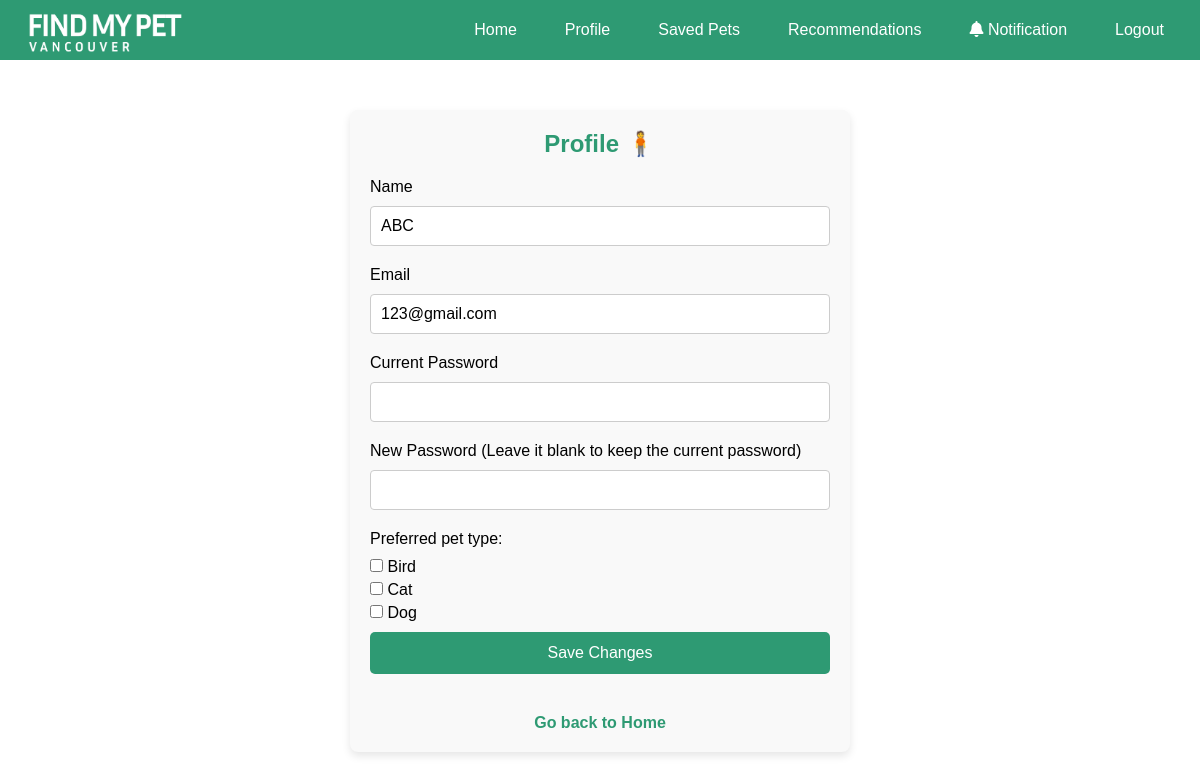
The app's page /profile.php (signed in) with its own data.
### tables this page shows
CREATE TABLE `users` (
  `id` int(11) NOT NULL,
  `name` varchar(255) NOT NULL,
  `email` varchar(255) NOT NULL,
  `password` varchar(255) NOT NULL,
  `created_at` timestamp NOT NULL DEFAULT current_timestamp(),
  `role` enum('admin','user') NOT NULL DEFAULT 'user'
);

CREATE TABLE `animaltype` (
  `type_id` int(11) NOT NULL,
  `type_name` varchar(50) NOT NULL
);

### helpers.php (called while the page is built, shortened)
<?php
function getAnimalTypes(mysqli $db): array {
    $animalTypes = [];
    $result = $db->query("SELECT type_id, type_name FROM animaltype");
    while ($row = $result->fetch_assoc()) {
        $animalTypes[] = $row;
    }
    return $animalTypes;
}
function getUserPreferences(mysqli $db, int $userId): array {
    $stmt = $db->prepare("SELECT type_id FROM preferences WHERE user_id = ?");
    $stmt->bind_param("i", $userId);
    $stmt->execute();
    $result = $stmt->get_result();
    $preferences = [];
    return $preferences;
}

### profile.php (the view, shortened to what this page needs)
<?php
require("db.php");
require("helpers.php");
include('components/navbar.php');
$animalTypes = getAnimalTypes($db);
$user_id = $_SESSION['user_id'];
$sql = "SELECT name, email, password FROM users WHERE id = ?";
$stmt = $db->prepare($sql);
$stmt->bind_param("i", $user_id);
$stmt->execute();
$stmt->store_result();
$stmt->bind_result($name, $email, $stored_password);
$preferredTypes = getUserPreferences($db, $user_id);
$name_err = $email_err = $password_err = $current_password_err = "";
?>
<!DOCTYPE html>
<html lang="en">
<head>
    <link rel="stylesheet" href="https://cdnjs.cloudflare.com/ajax/libs/font-awesome/6.7.2/css/all.min.css">
    <link rel="stylesheet" href="./css/index.css">
    <link rel="stylesheet" href="./css/profile.css">
</head>
<body>
    <div class="profile-form">
        <h2>Profile 🧍</h2>
        <form action="profile.php" method="post">
            <div class="form-group <?php echo (!empty($name_err)) ? 'has-error' : ''; ?>">
                <label for="name">Name</label>
                <input type="text" name="name" class="form-control full-w" value="<?php echo $name; ?>" required>
            </div>
            <div class="form-group <?php echo (!empty($email_err)) ? 'has-error' : ''; ?>">
                <label for="email">Email</label>
                <input type="email" name="email" class="form-control full-w" value="<?php echo $email; ?>" required>
            </div>
            <div class="form-group <?php echo (!empty($current_password_err)) ? 'has-error' : ''; ?>">
                <label for="current_password">Current Password</label>
                <input type="password" name="current_password" class="form-control full-w" required>
            </div>
            <div class="form-group <?php echo (!empty($password_err)) ? 'has-error' : ''; ?>">
                <label for="password">New Password (Leave it blank to keep the current password)</label>
                <input type="password" name="password" class="form-control full-w">
            </div>
            <div class="form-group">
                <label>Preferred pet type:</label>
                <div class="type-checkbox-group">
                    <?php foreach ($animalTypes as $type): ?>
                        <div>
                            <?php
                            $checked = in_array($type['type_id'], $preferredTypes) ? 'checked' : ''
                            ?>
                            <input type="checkbox" id="pref-<?= $type['type_id'] ?>" name="preferred_types[]" value="<?= $type['type_id'] ?>" <?= $checked ?>>
                            <label for="pref-<?= $type['type_id'] ?>"><?= htmlspecialchars($type['type_name']) ?></label>
                        </div>
                    <?php endforeach; ?>
                </div>
            </div>
            <div class="form-group">
                <input type="submit" value="Save Changes" class="submit-btn full-w">
            </div>
            <p><a href="index.php">Go back to Home</a></p>
        </form>
    </div>
</body>
</html>

### css/index.css (style rules this page uses)
* { margin: 0; padding: 0; box-sizing: border-box; font-family: Arial, Helvetica, sans-serif; }
html { --primary-green: #2e9a73; --dark-blue: #2B3440; --secondary-blue: #5077A0; --secondary-green: #50A079; --stronger-green: #48906c; --stronger-blue: #486b90; --border-grey: #ccc; }
.submit-btn { padding: 10px 20px; background-color: var(--primary-green); color: white; font-size: 16px; border: none; border-radius: 5px; margin-top: 20px; width: 30%; cursor: pointer; }

### css/profile.css (style rules this page uses)
.profile-form { width: 100%; max-width: 500px; margin: 50px auto; padding: 20px; background-color: #f9f9f9; border-radius: 8px; box-shadow: 0 4px 8px rgba(0, 0, 0, 0.1); }
.profile-form h2 { text-align: center; color: #2e9a73; margin-bottom: 20px; }
.profile-form .form-group .full-w { width: 100%; padding: 10px; margin: 10px 0 20px; border: 1px solid #ccc; border-radius: 4px; font-size: 16px; }
.profile-form .form-group .submit-btn { width: 100%; padding: 12px; background-color: #2e9a73; color: white; border: none; border-radius: 5px; font-size: 16px; cursor: pointer; transition: background-color 0.3s; }
.profile-form p { text-align: center; margin-top: 20px; }
.profile-form p a { color: #2e9a73; text-decoration: none; font-weight: bold; }
.type-checkbox-group { margin-top: 10px; display: flex; flex-direction: column; gap: 5px }

### records on screen
users: name "ABC", email "123@gmail.com"
animaltype: type_name "Bird"
animaltype: type_name "Cat"
animaltype: type_name "Dog"
